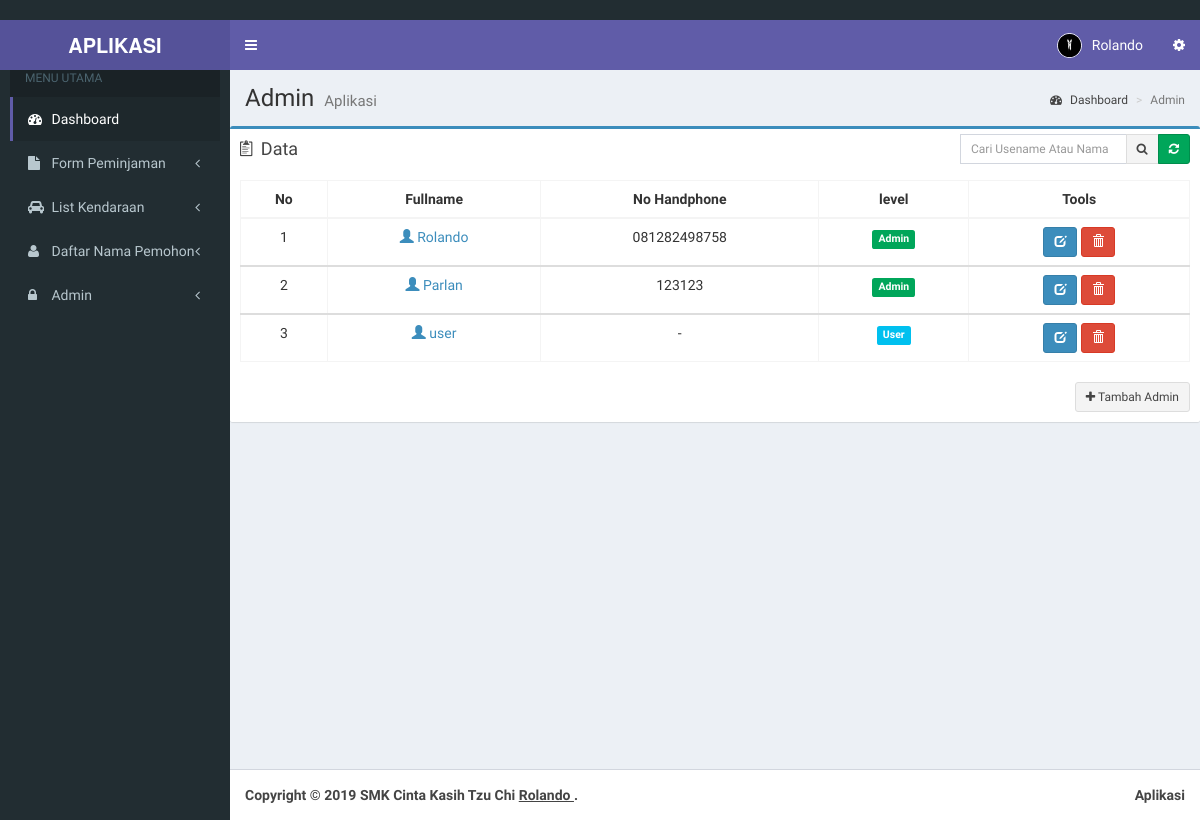
Before: /admin/admin.php (signed in) with the older database file.
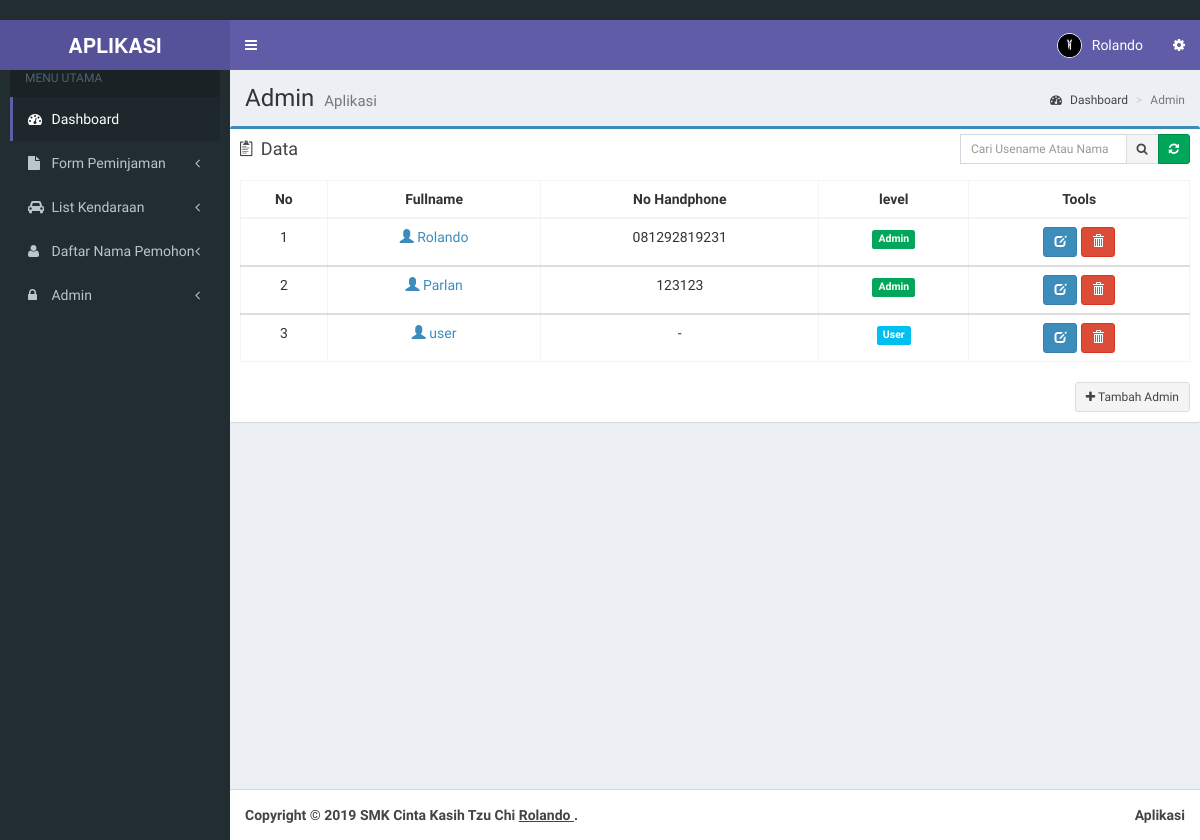
After: the same page with the newer database file.
### tables this page shows
CREATE TABLE `user` (
  `user_id` int(10) NOT NULL,
  `username` varchar(200) NOT NULL,
  `password` varchar(200) NOT NULL,
  `fullname` varchar(300) NOT NULL,
  `email` varchar(100) NOT NULL,
  `alamat` varchar(30) NOT NULL,
  `no_hp` varchar(20) NOT NULL,
  `level` char(20) NOT NULL,
  `gambar` varchar(200) NOT NULL
);

### admin/admin.php (the view, shortened to what this page needs)
<!DOCTYPE html>
<html>
  <?php include "head.php"; ?>
  <body class="hold-transition skin-purple sidebar-mini">
    <div class="wrapper">
      <?php include "header.php"; ?>
      <?php include "menu.php"; ?>
      <div class="content-wrapper">
        <section class="content-header">
          <h1>
            Admin
            <small>Aplikasi </small>
          </h1>
          <ol class="breadcrumb">
            <li><a href="index.php"><i class="fa fa-dashboard"></i> Dashboard</a></li>
            <li class="active">Admin</li>
          </ol>
        </section>
        <section class="content">
          <div class="row">
            <section class="col-lg-20 connectedSortable">
              <div class="box box-primary">
                <div class="box-header">
                  <i class="ion ion-clipboard"></i>
                  <h5 class="box-title">Data</h5>
                  <div class="box-tools pull-right">
                  <form action='admin.php' method="POST">
    	             <div class="input-group" style="width: 230px;">
                      <input type="text" name="qcari" class="form-control input-sm pull-right" placeholder="Cari Usename Atau Nama">
                      <div class="input-group-btn">
                        <button type="submit" class="btn btn-sm btn-default tooltips" data-placement="bottom" data-toggle="tooltip" title="Cari Data"><i class="fa fa-search"></i></button>
                        <a href="admin.php" class="btn btn-sm btn-success tooltips" data-placement="bottom" data-toggle="tooltip" title="Refresh"><i class="fa fa-refresh"></i></a>
                      </div>
                    </div>
                    </form>
                  </div>
                </div>
                <div class="box-body">
                  <?php
                    $query1="select * from user";
                    $tampil=mysqli_query($koneksi, $query1) or die(mysqli_error());
                    ?>
                  <table id="example" class="table table-responsive table-hover table-bordered">
                  <thead>
                      <tr>
                        <th><center>No </center></th>
                        <th><center>Fullname </center></th>
                        <th><center>No Handphone </center></th>
                        <th><center>level </center></th>
                        <th><center>Tools</center></th>
                      </tr>
                  </thead>
                     <?php
                     $no=0;
                     while($data=mysqli_fetch_array($tampil))
                    { $no++; ?>
                    <tbody>
                    <tr>
                    <td><center><?php echo $no; ?></center></td>
                    <td><center><a href="detail-admin.php?hal=edit&kd=<?php echo $data['user_id'];?>"><span class="glyphicon glyphicon-user"></span> <?php echo $data['fullname']; ?></a></center></td>
                    <td><center><?php echo $data['no_hp'];?></center></td>
                    <td><center><?php
                            if($data['level'] == 'admin'){
								echo '<span class="label label-success">Admin</span>';
							}
                            else if ($data['level'] == 'user' ){
								echo '<span class="label label-info">User</span>';
							}
                             ?></center></td>
                                     <td><center><div id="thanks"><a class="btn btn-sm btn-primary" data-placement="bottom" data-toggle="tooltip" title="Edit Admin" href="edit-admin.php?hal=edit&kd=<?php echo $data['user_id'];?>"><span class="glyphicon glyphicon-edit"></span></a>
                        <a onclick="return confirm ('Yakin hapus <?php echo $data['fullname'];?>.?');" class="btn btn-sm btn-danger tooltips" data-placement="bottom" data-toggle="tooltip" title="Hapus Admin" href="hapus-admin.php?hal=hapus&kd=<?php echo $data['user_id'];?>"><span class="glyphicon glyphicon-trash"></a></center></td></tr></div>
                 <?php
              }
              ?>
                </div>
                <div class="box-footer clearfix no-border">
                 <a href="input-admin.php" class="btn btn-sm btn-default pull-right"><i class="fa fa-plus"></i> Tambah Admin</a>
                  </div>
              </div>
      <?php include "footer.php"; ?>
  </body>
</html>

### admin/head.php (shortened to what this page needs)
<head>
   <link rel="stylesheet" href="../bootstrap/css/bootstrap.min.css">
   <link rel="stylesheet" href="../css/font-awesome.min.css">
   <link rel="stylesheet" href="../plugins/iCheck/all.css">
   <link rel="stylesheet" href="../css/ionicons.min.css">
   <link rel="stylesheet" href="../dist/css/AdminLTE.min.css">
   <link rel="stylesheet" href="../dist/css/skins/_all-skins.min.css">
   <link rel="stylesheet" href="../plugins/iCheck/flat/blue.css">
   <link rel="stylesheet" href="../plugins/morris/morris.css">
   <link rel="stylesheet" href="../plugins/jvectormap/jquery-jvectormap-1.2.2.css">
   <link rel="stylesheet" href="../plugins/datepicker/datepicker3.css">
   <link rel="stylesheet" href="../plugins/daterangepicker/daterangepicker-bs3.css">
   <link rel="stylesheet" href="../plugins/bootstrap-wysihtml5/bootstrap3-wysihtml5.min.css">
<link rel="stylesheet" href="../plugins/datatables/dataTables.bootstrap.css"/>
   <link rel="stylesheet" href="../plugins/select2/select2.min.css">
 </head>

### admin/header.php (shortened to what this page needs)
<header class="main-header">
        <a href="index.php" class="logo">
          <span class="logo-lg"><b>APLIKASI</b></span>
        </a>
        <nav class="navbar navbar-static-top" role="navigation">
          <a href="#" class="sidebar-toggle" data-toggle="offcanvas" role="button">
          </a>
          <div class="navbar-custom-menu">
            <ul class="nav navbar-nav">
              <li class="dropdown user user-menu">
                <a href="#" class="dropdown-toggle" data-toggle="dropdown">
                 <img src="<?php echo $_SESSION['gambar']; ?>" class="user-image" style="border: 1px solid white;" alt="User Image">
                  <span class="hidden-xs"><?php echo $_SESSION['fullname']; ?></span>
                </a>
              </li>
              <li>
                <a href="#" data-toggle="control-sidebar"><i class="fa fa-spin fa-gear"></i></a>
              </li>
            </ul>
          </div>
        </nav>
      </header>

### admin/menu.php (shortened to what this page needs)
<aside class="main-sidebar">
        <section class="sidebar">
          <div class="user-panel">
          <ul class="sidebar-menu">
            <li class="header">MENU UTAMA</li>
            <li class="active treeview">
              <a href="index.php">
                <i class="fa fa-dashboard"></i> <span>Dashboard</span>
              </a>
            </li>
                <li>
              <a href="form.php">
                <i class="fa fa-file"></i> <span>Form Peminjaman</span> <i class="fa fa-angle-left pull-right"></i>
              </a>
               </li>
            <li>
              <a href="list.php">
                <i class="fa fa-car"></i>  <span>List Kendaraan</span> <i class="fa fa-angle-left pull-right"></i>
              </a>
            </li>
            <li>
              <a href="customer.php">
                <i class="fa fa-user"></i> <span>Daftar Nama Pemohon</span> <i class="fa fa-angle-left pull-right"></i>
              </a>
            </li>
            <li>
              <a href="#">
                <i class="fa fa-lock"></i> <span>Admin</span> <i class="fa fa-angle-left pull-right"> </i>
              </a>
            </li>
        </section>
      </aside>

### admin/footer.php (shortened to what this page needs)
<footer class="main-footer">
        <div class="pull-right hidden-xs">
          <b>Aplikasi</b>
        </div>
        <strong>Copyright &copy; 2019 SMK Cinta Kasih Tzu Chi <u> Rolando </u> </a>.</strong>
      </footer>

Changed rows visible on the page:
changed user "Rolando": no_hp "081282498758" → "081292819231"
